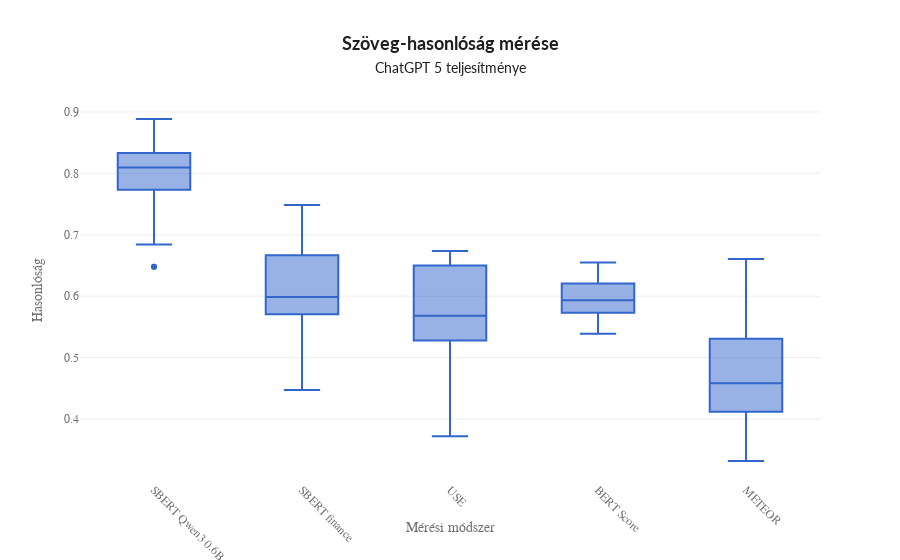

Notebook code for this chart:
### Code cell
import plotly.express as plotly_express
import plotly.graph_objects as plotly_go

custom_template = {
    "layout": plotly_go.Layout(
        font={
            "family": "Nunito",
            "size": 12,
            "color": "#707070",
        },
        title={
            "font": {
                "family": "Lato",
                "size": 18,
                "color": "#1f1f1f",
            },
        },
        plot_bgcolor="#ffffff",
        paper_bgcolor="#ffffff",
        colorway=plotly_express.colors.qualitative.G10,
    )
}

def format_title(title, subtitle=None, subtitle_font_size=14):
    title = f'<b>{title}</b>'
    if not subtitle:
        return title
    subtitle = f'<span style="font-size: {subtitle_font_size}px;">{subtitle}</span>'
    return f'{title}<br>{subtitle}'

evaluation_result_filtered = pd.DataFrame({
    "name": evaluation_result_chatgpt["name"].values,
    "score": evaluation_result_chatgpt["score"].values
})

# Create a boxplot using Plotly
fig = plotly_express.box(
    evaluation_result_filtered,
    x="name",
    y="score",
    title=format_title("Szöveg-hasonlóság mérése", "ChatGPT 5 teljesítménye"),
    labels={"name": "Evaluation Type", "score": "Similarity Score"},
    template=custom_template
)

# Customize the layout
fig.update_layout(
    xaxis_title="Mérési módszer",
    yaxis_title="Hasonlóság",
    xaxis=dict(tickangle=45),
    showlegend=False
)

fig.write_html("basic_rag_test_chatgpt5.html")

# Show the plot
fig.show()

### Figure 1 — Plotly figure (JSON) as saved in the notebook; plotly's stock layout.template omitted (floating-point values rounded to 4 significant figures)
{"data": [{"alignmentgroup": "True", "hovertemplate": "Evaluation Type=%{x}<br>Similarity Score=%{y}<extra></extra>", "legendgroup": "", "marker": {"color": "#3366CC"}, "name": "", "notched": false, "offsetgroup": "", "orientation": "v", "showlegend": false, "type": "box", "x": ["SBERT Qwen3 0.6B", "SBERT finance", "USE", "BERT Score", "METEOR", "SBERT Qwen3 0.6B", "SBERT finance", "USE", "BERT Score", "METEOR", "SBERT Qwen3 0.6B", "SBERT finance", "USE", "BERT Score", "METEOR", "SBERT Qwen3 0.6B", "SBERT finance", "USE", "BERT Score", "METEOR", "SBERT Qwen3 0.6B", "SBERT finance", "USE", "BERT Score", "METEOR", "SBERT Qwen3 0.6B", "SBERT finance", "USE", "BERT Score", "METEOR", "SBERT Qwen3 0.6B", "SBERT finance", "USE", "BERT Score", "METEOR", "SBERT Qwen3 0.6B", "SBERT finance", "USE", "BERT Score", "METEOR", "SBERT Qwen3 0.6B", "SBERT finance", "USE", "BERT Score", "METEOR", "SBERT Qwen3 0.6B", "SBERT finance", "USE", "BERT Score", "METEOR", "SBERT Qwen3 0.6B", "SBERT finance", "USE", "BERT Score", "METEOR", "SBERT Qwen3 0.6B", "SBERT finance", "USE", "BERT Score", "METEOR", "SBERT Qwen3 0.6B", "SBERT finance", "USE", "BERT Score", "METEOR", "SBERT Qwen3 0.6B", "SBERT finance", "USE", "BERT Score", "METEOR", "SBERT Qwen3 0.6B", "SBERT finance", "USE", "BERT Score", "METEOR", "SBERT Qwen3 0.6B", "SBERT finance", "USE", "BERT Score", "METEOR", "SBERT Qwen3 0.6B", "SBERT finance", "USE", "BERT Score", "METEOR", "SBERT Qwen3 0.6B", "SBERT finance", "USE", "BERT Score", "METEOR"], "x0": " ", "xaxis": "x", "y": [0.684, 0.4471, 0.5498, 0.6548, 0.6217, 0.8723, 0.5721, 0.5868, 0.6003, 0.4882, 0.8282, 0.6665, 0.6478, 0.6385, 0.5309, 0.8885, 0.5852, 0.663, 0.6287, 0.4526, 0.8276, 0.5545, 0.6551, 0.5542, 0.4119, 0.8333, 0.5536, 0.6498, 0.5727, 0.4587, 0.7734, 0.6507, 0.6164, 0.5388, 0.3317, 0.8098, 0.5923, 0.4594, 0.5775, 0.338, 0.8038, 0.5217, 0.5341, 0.6079, 0.5089, 0.8067, 0.6921, 0.4671, 0.6019, 0.4251, 0.8253, 0.6868, 0.6736, 0.6206, 0.458, 0.6482, 0.584, 0.5338, 0.5912, 0.5589, 0.8096, 0.7484, 0.5376, 0.5701, 0.5736, 0.8538, 0.6898, 0.4668, 0.5732, 0.4224, 0.8028, 0.6048, 0.3722, 0.5914, 0.3337, 0.8834, 0.6613, 0.6271, 0.6308, 0.6606, 0.6481, 0.5708, 0.5281, 0.5953, 0.5216, 0.7288, 0.6484, 0.65, 0.5896, 0.4055], "y0": " ", "yaxis": "y"}], "layout": {"boxmode": "group", "legend": {"tracegroupgap": 0}, "showlegend": false, "title": {"text": "<b>Szöveg-hasonlóság mérése</b><br><span style=\"font-size: 14px;\">ChatGPT 5 teljesítménye</span>"}, "xaxis": {"anchor": "y", "domain": [0, 1], "tickangle": 45, "title": {"text": "Mérési módszer"}}, "yaxis": {"anchor": "x", "domain": [0, 1], "title": {"text": "Hasonlóság"}}}}
